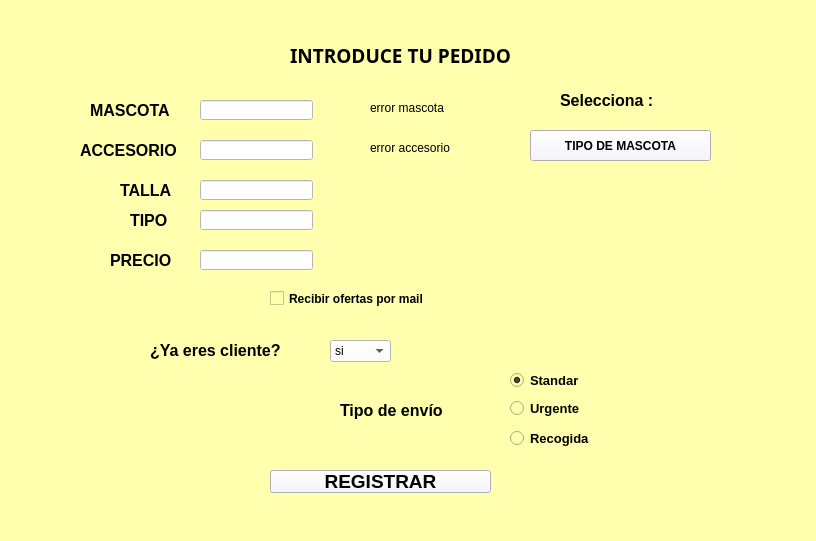
<?xml version="1.0" encoding="UTF-8"?>
<ui version="4.0">
 <class>MainWindow</class>
 <widget class="QMainWindow" name="MainWindow">
  <property name="geometry">
   <rect>
    <x>0</x>
    <y>0</y>
    <width>816</width>
    <height>541</height>
   </rect>
  </property>
  <property name="font">
   <font>
    <pointsize>12</pointsize>
    <weight>75</weight>
    <bold>true</bold>
   </font>
  </property>
  <property name="windowTitle">
   <string>MainWindow</string>
  </property>
  <property name="styleSheet">
   <string notr="true">background-color: rgb(255, 255, 174);</string>
  </property>
  <widget class="QWidget" name="centalwidget">
   <widget class="QLabel" name="label_accesorios">
    <property name="geometry">
     <rect>
      <x>290</x>
      <y>40</y>
      <width>361</width>
      <height>31</height>
     </rect>
    </property>
    <property name="font">
     <font>
      <family>Aharoni</family>
      <pointsize>14</pointsize>
      <weight>75</weight>
      <bold>true</bold>
     </font>
    </property>
    <property name="text">
     <string>INTRODUCE TU PEDIDO</string>
    </property>
   </widget>
   <widget class="QLabel" name="label_2">
    <property name="geometry">
     <rect>
      <x>90</x>
      <y>100</y>
      <width>91</width>
      <height>20</height>
     </rect>
    </property>
    <property name="font">
     <font>
      <pointsize>12</pointsize>
      <weight>75</weight>
      <bold>true</bold>
     </font>
    </property>
    <property name="text">
     <string>MASCOTA</string>
    </property>
   </widget>
   <widget class="QLabel" name="label">
    <property name="geometry">
     <rect>
      <x>80</x>
      <y>140</y>
      <width>111</width>
      <height>20</height>
     </rect>
    </property>
    <property name="font">
     <font>
      <pointsize>12</pointsize>
      <weight>75</weight>
      <bold>true</bold>
     </font>
    </property>
    <property name="text">
     <string>ACCESORIO</string>
    </property>
   </widget>
   <widget class="QLineEdit" name="entrada_mascota_accesorio">
    <property name="geometry">
     <rect>
      <x>200</x>
      <y>100</y>
      <width>113</width>
      <height>20</height>
     </rect>
    </property>
    <property name="styleSheet">
     <string notr="true">background-color: rgb(255, 255, 255);</string>
    </property>
   </widget>
   <widget class="QLineEdit" name="entrada_accesorios">
    <property name="geometry">
     <rect>
      <x>200</x>
      <y>140</y>
      <width>113</width>
      <height>20</height>
     </rect>
    </property>
    <property name="styleSheet">
     <string notr="true">background-color: rgb(255, 255, 255);</string>
    </property>
   </widget>
   <widget class="QLabel" name="label_4">
    <property name="geometry">
     <rect>
      <x>120</x>
      <y>180</y>
      <width>101</width>
      <height>20</height>
     </rect>
    </property>
    <property name="font">
     <font>
      <pointsize>12</pointsize>
      <weight>75</weight>
      <bold>true</bold>
     </font>
    </property>
    <property name="text">
     <string>TALLA</string>
    </property>
   </widget>
   <widget class="QLineEdit" name="entrada_talla_accesorio">
    <property name="geometry">
     <rect>
      <x>200</x>
      <y>180</y>
      <width>113</width>
      <height>20</height>
     </rect>
    </property>
    <property name="styleSheet">
     <string notr="true">background-color: rgb(255, 255, 255);</string>
    </property>
   </widget>
   <widget class="QLabel" name="label_5">
    <property name="geometry">
     <rect>
      <x>130</x>
      <y>210</y>
      <width>51</width>
      <height>20</height>
     </rect>
    </property>
    <property name="font">
     <font>
      <pointsize>12</pointsize>
      <weight>75</weight>
      <bold>true</bold>
     </font>
    </property>
    <property name="text">
     <string>TIPO</string>
    </property>
   </widget>
   <widget class="QLineEdit" name="entrada_tipo_accesorio">
    <property name="geometry">
     <rect>
      <x>200</x>
      <y>210</y>
      <width>113</width>
      <height>20</height>
     </rect>
    </property>
    <property name="styleSheet">
     <string notr="true">background-color: rgb(255, 255, 255);</string>
    </property>
   </widget>
   <widget class="QLabel" name="label_6">
    <property name="geometry">
     <rect>
      <x>110</x>
      <y>250</y>
      <width>201</width>
      <height>20</height>
     </rect>
    </property>
    <property name="font">
     <font>
      <pointsize>12</pointsize>
      <weight>75</weight>
      <bold>true</bold>
     </font>
    </property>
    <property name="text">
     <string>PRECIO</string>
    </property>
   </widget>
   <widget class="QLineEdit" name="entrada_precio_accesorio">
    <property name="geometry">
     <rect>
      <x>200</x>
      <y>250</y>
      <width>113</width>
      <height>20</height>
     </rect>
    </property>
    <property name="styleSheet">
     <string notr="true">background-color: rgb(255, 255, 255);</string>
    </property>
   </widget>
   <widget class="QPushButton" name="boton_registrar_accesorio">
    <property name="geometry">
     <rect>
      <x>270</x>
      <y>470</y>
      <width>221</width>
      <height>23</height>
     </rect>
    </property>
    <property name="font">
     <font>
      <pointsize>14</pointsize>
      <weight>75</weight>
      <bold>true</bold>
     </font>
    </property>
    <property name="styleSheet">
     <string notr="true">background-color: rgb(255, 216, 171);
background-color: rgb(245,242,255);</string>
    </property>
    <property name="text">
     <string>REGISTRAR</string>
    </property>
   </widget>
   <widget class="QCheckBox" name="checkbox_ofertas">
    <property name="geometry">
     <rect>
      <x>270</x>
      <y>290</y>
      <width>271</width>
      <height>17</height>
     </rect>
    </property>
    <property name="font">
     <font>
      <pointsize>9</pointsize>
      <weight>75</weight>
      <bold>true</bold>
     </font>
    </property>
    <property name="text">
     <string>Recibir ofertas por mail</string>
    </property>
   </widget>
   <widget class="QComboBox" name="combo_cliente">
    <property name="geometry">
     <rect>
      <x>330</x>
      <y>340</y>
      <width>61</width>
      <height>22</height>
     </rect>
    </property>
    <property name="styleSheet">
     <string notr="true">background-color: rgb(255, 255, 247);</string>
    </property>
    <property name="editable">
     <bool>false</bool>
    </property>
    <item>
     <property name="text">
      <string>si</string>
     </property>
    </item>
    <item>
     <property name="text">
      <string>no</string>
     </property>
    </item>
   </widget>
   <widget class="QLabel" name="label_7">
    <property name="geometry">
     <rect>
      <x>150</x>
      <y>340</y>
      <width>151</width>
      <height>20</height>
     </rect>
    </property>
    <property name="font">
     <font>
      <pointsize>12</pointsize>
      <weight>75</weight>
      <bold>true</bold>
     </font>
    </property>
    <property name="text">
     <string>¿Ya eres cliente?</string>
    </property>
   </widget>
   <widget class="QRadioButton" name="radio_standar">
    <property name="geometry">
     <rect>
      <x>510</x>
      <y>370</y>
      <width>82</width>
      <height>21</height>
     </rect>
    </property>
    <property name="font">
     <font>
      <pointsize>10</pointsize>
      <weight>75</weight>
      <bold>true</bold>
     </font>
    </property>
    <property name="text">
     <string>Standar</string>
    </property>
    <property name="checked">
     <bool>true</bool>
    </property>
   </widget>
   <widget class="QLabel" name="label_8">
    <property name="geometry">
     <rect>
      <x>340</x>
      <y>400</y>
      <width>201</width>
      <height>20</height>
     </rect>
    </property>
    <property name="font">
     <font>
      <pointsize>12</pointsize>
      <weight>75</weight>
      <bold>true</bold>
     </font>
    </property>
    <property name="text">
     <string>Tipo de envío </string>
    </property>
   </widget>
   <widget class="QRadioButton" name="radio_urgente">
    <property name="geometry">
     <rect>
      <x>510</x>
      <y>400</y>
      <width>82</width>
      <height>17</height>
     </rect>
    </property>
    <property name="font">
     <font>
      <pointsize>10</pointsize>
      <weight>75</weight>
      <bold>true</bold>
     </font>
    </property>
    <property name="text">
     <string>Urgente</string>
    </property>
   </widget>
   <widget class="QRadioButton" name="radio_recogida">
    <property name="geometry">
     <rect>
      <x>510</x>
      <y>430</y>
      <width>82</width>
      <height>17</height>
     </rect>
    </property>
    <property name="font">
     <font>
      <pointsize>10</pointsize>
      <weight>75</weight>
      <bold>true</bold>
     </font>
    </property>
    <property name="text">
     <string>Recogida</string>
    </property>
   </widget>
   <widget class="QLabel" name="label_9">
    <property name="geometry">
     <rect>
      <x>560</x>
      <y>90</y>
      <width>201</width>
      <height>20</height>
     </rect>
    </property>
    <property name="font">
     <font>
      <pointsize>12</pointsize>
      <weight>75</weight>
      <bold>true</bold>
     </font>
    </property>
    <property name="text">
     <string>Selecciona :</string>
    </property>
   </widget>
   <widget class="QPushButton" name="boton_seleccionar_archivo">
    <property name="geometry">
     <rect>
      <x>530</x>
      <y>130</y>
      <width>181</width>
      <height>31</height>
     </rect>
    </property>
    <property name="font">
     <font>
      <pointsize>9</pointsize>
      <weight>75</weight>
      <bold>true</bold>
     </font>
    </property>
    <property name="styleSheet">
     <string notr="true">background-color: rgb(245, 242, 255);</string>
    </property>
    <property name="text">
     <string>TIPO DE MASCOTA</string>
    </property>
   </widget>
   <widget class="QLabel" name="label_imagen">
    <property name="geometry">
     <rect>
      <x>490</x>
      <y>200</y>
      <width>241</width>
      <height>161</height>
     </rect>
    </property>
    <property name="text">
     <string/>
    </property>
   </widget>
   <widget class="QLabel" name="label_error_mascota">
    <property name="geometry">
     <rect>
      <x>370</x>
      <y>100</y>
      <width>121</width>
      <height>16</height>
     </rect>
    </property>
    <property name="text">
     <string>error mascota</string>
    </property>
   </widget>
   <widget class="QLabel" name="label_error_accesorio">
    <property name="geometry">
     <rect>
      <x>370</x>
      <y>140</y>
      <width>121</width>
      <height>16</height>
     </rect>
    </property>
    <property name="text">
     <string>error accesorio</string>
    </property>
   </widget>
  </widget>
  <widget class="QStatusBar" name="statusbar"/>
 </widget>
 <resources/>
 <connections/>
</ui>
